Frame 1 (no input): blank canvas, image omitted
Frame 60 (the mouse pressed at the canvas centre just before this capture): blank canvas, image omitted
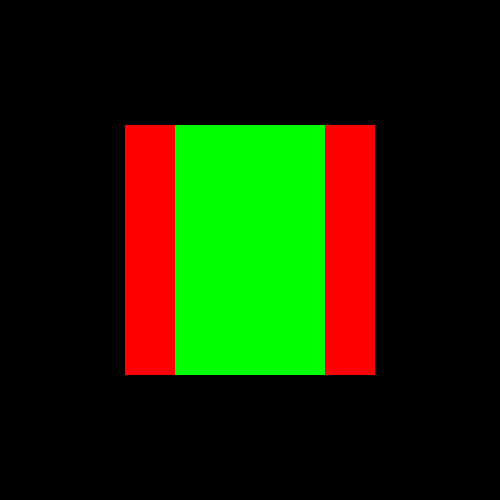
Frame 120 (the mouse held since frame 60 and released just before this capture)

The Processing sketch whose frames 1 and 60 were blank and that drew this single picture after the mouse press (run headless with seeded random() and noise(); from frame 60 on, the mouse is pressed at the canvas centre):

// Processing sketch: ex4
// ── ex4.pde
void setup() {
  size(500,500);
  noStroke();
  rectMode(CENTER);
}

void draw() {
  background(0);
  
  fill(255,0,0);
  rect(height/2,width/2,mouseX,250);
  
  fill(0,255,0);
  rect(height/2,width/2,150,mouseY);
}
